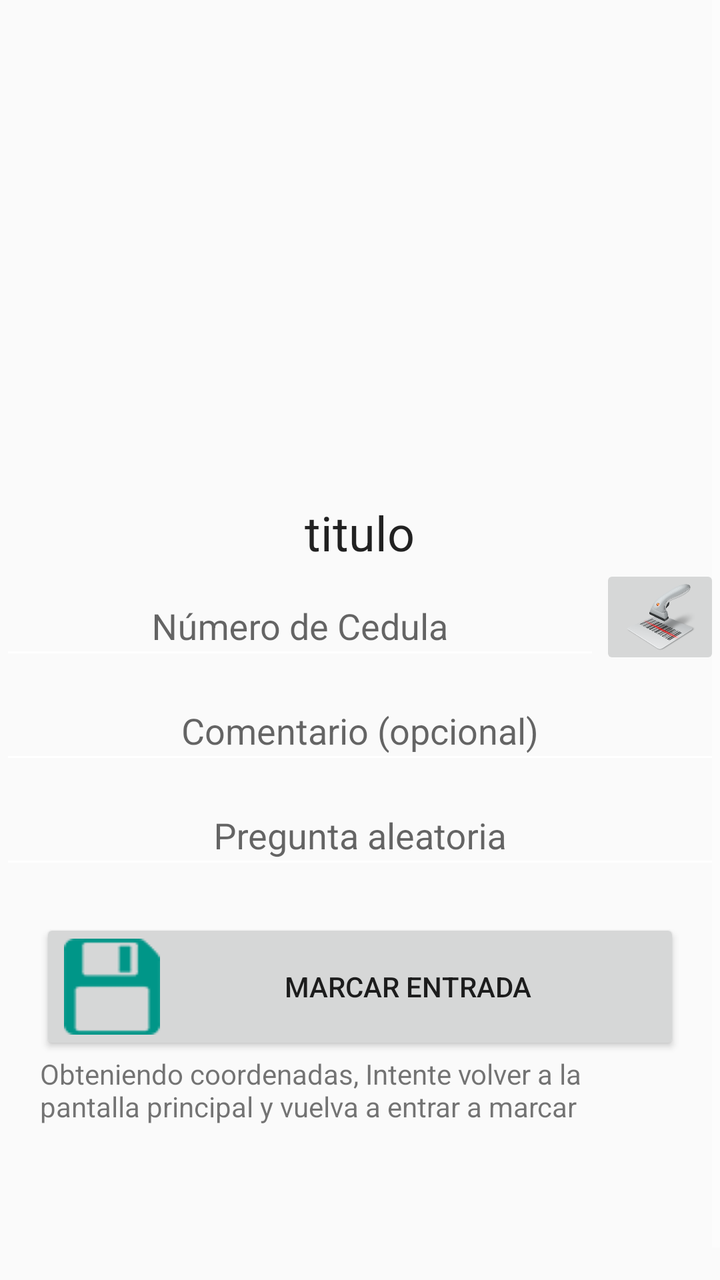
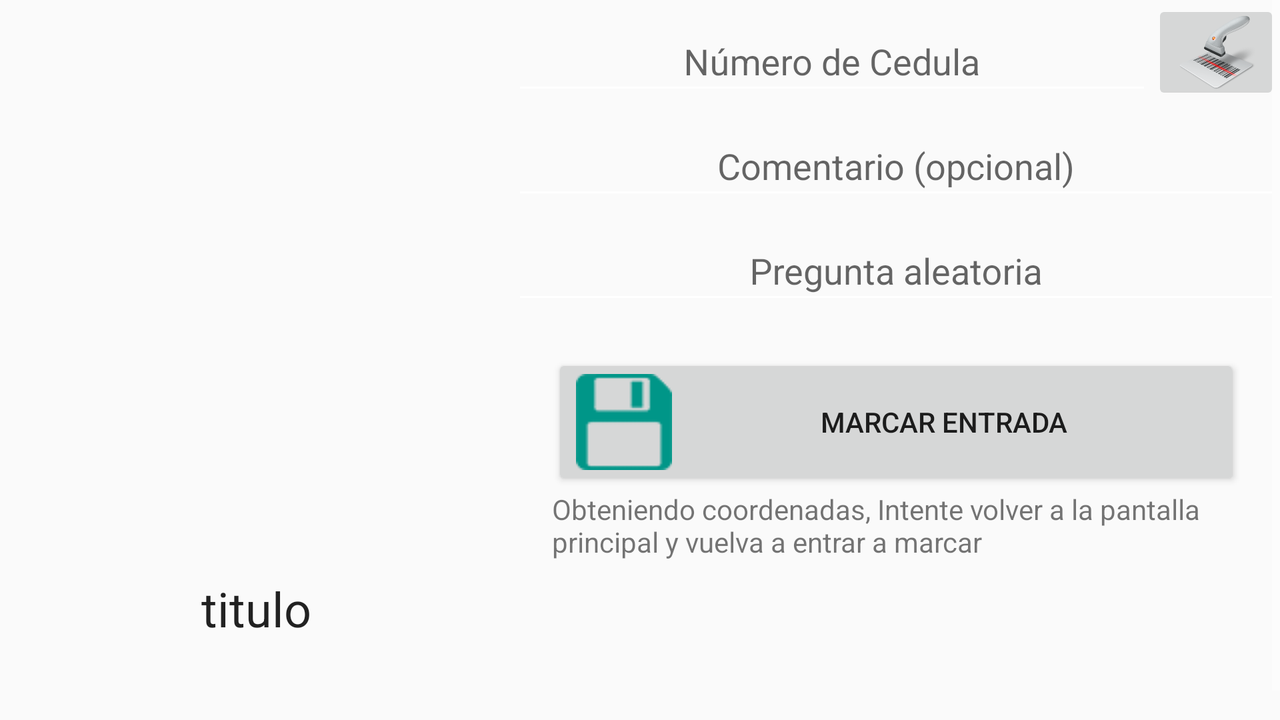

First picture: res/layout/ on a phone held upright. Second picture: the repository's own variant of that layout, on a device whose configuration matches the variant's folder. Source for both follows.
<!-- AndroidManifest.xml: application theme AppTheme -->
<!-- res/layout/details_fragment.xml -->
<?xml version="1.0" encoding="utf-8"?>
<LinearLayout xmlns:android="http://schemas.android.com/apk/res/android"
    xmlns:app="http://schemas.android.com/apk/res-auto"
    xmlns:tools="http://schemas.android.com/tools"
    android:layout_width="match_parent"
    android:layout_height="match_parent"
    android:gravity="center_horizontal"
    android:orientation="vertical">

    <ScrollView
        android:layout_width="match_parent"
        android:layout_height="match_parent">

        <LinearLayout
            android:layout_width="match_parent"
            android:layout_height="match_parent"
            android:gravity="center_horizontal"
            android:orientation="vertical"
            android:paddingBottom="55dp">

            <ImageView
                android:id='@+id/image'
                android:layout_width="@dimen/details_image_size"
                android:layout_height="@dimen/details_image_size"
                android:layout_marginTop="10dp"
                android:scaleType="centerCrop"
                android:transitionName="personImage"
                tools:ignore="ContentDescription,UnusedAttribute" />

            <TextView
                android:id="@+id/tvNombre_DF"
                android:layout_width="wrap_content"
                android:layout_height="wrap_content"
                android:text="titulo"
                android:textAppearance="@style/TextAppearance.AppCompat.Headline" />

            <LinearLayout
                android:layout_width="match_parent"
                android:layout_height="wrap_content"
                android:orientation="horizontal">

                <android.support.design.widget.TextInputLayout
                    android:layout_width="0dp"
                    android:layout_weight="5"
                    android:layout_height="wrap_content"
                    android:hint="Número de Cedula">

                    <EditText
                        android:id="@+id/etCedula_DF"
                        android:layout_width="match_parent"
                        android:layout_height="wrap_content"
                        android:layout_weight="1"
                        android:ems="10"
                        android:gravity="center_horizontal"
                        android:inputType="number"
                        android:maxLength="14" />
                </android.support.design.widget.TextInputLayout>

                <ImageButton
                    android:id="@+id/ibScannCedula_DF"
                    android:scaleType="centerCrop"
                    android:layout_width="0dp"
                    android:layout_height="match_parent"
                    android:layout_weight="1"
                    app:srcCompat="@drawable/ic_bar_code"/>

            </LinearLayout>

            <android.support.design.widget.TextInputLayout
                android:id="@+id/Comentario"
                android:layout_width="match_parent"
                android:layout_height="wrap_content"
                android:hint="Comentario (opcional)">

                <EditText
                    android:id="@+id/etComentario"
                    android:layout_width="match_parent"
                    android:layout_height="wrap_content"
                    android:layout_weight="1"
                    android:ems="10"
                    android:gravity="center_horizontal"
                    android:inputType="textCapSentences" />

            </android.support.design.widget.TextInputLayout>

            <android.support.design.widget.TextInputLayout
                android:id="@+id/TILPreguntaAleatoria_DF"
                android:layout_width="match_parent"
                android:layout_height="wrap_content"
                android:hint="Pregunta aleatoria">

                <EditText
                    android:id="@+id/etPregunttaAleator_Df"
                    android:layout_width="match_parent"
                    android:layout_height="wrap_content"
                    android:layout_weight="1"
                    android:ems="10"
                    android:gravity="center_horizontal"
                    android:inputType="textCapSentences"/>

            </android.support.design.widget.TextInputLayout>

            <LinearLayout
                android:layout_width="match_parent"
                android:layout_height="match_parent"
                android:layout_margin="20dp"
                android:orientation="vertical">

                <Button
                    android:id="@+id/btnMarcarAsistencia"
                    android:layout_width="match_parent"
                    android:layout_height="wrap_content"
                    android:drawableLeft="@drawable/ic_save"
                    android:text="Marcar Entrada" />

                <TextView
                    android:id="@+id/tv_Condicion_de_marcado"
                    android:layout_width="match_parent"
                    android:layout_height="wrap_content"
                    android:text="Obteniendo coordenadas, Intente volver a la pantalla principal y vuelva a entrar a marcar" />

                <TextView
                    android:id="@+id/tv_gps"
                    android:layout_width="match_parent"
                    android:layout_height="wrap_content" />

            </LinearLayout>
        </LinearLayout>
    </ScrollView>
</LinearLayout>
<!-- resources referenced by this layout -->
<resources>
  <dimen name="details_image_size">240dp</dimen>
  <!-- drawable ic_bar_code: png bitmap (drawable, 47004 bytes) -->
  <!-- drawable ic_save: png bitmap (drawable, 634 bytes) -->
  <!-- from res/values-v21/ -->
  <style name="AppTheme" parent="Theme.AppCompat.Light.NoActionBar">
          
          <item name="colorPrimary">@color/colorPrimary</item>
          <item name="colorPrimaryDark">@color/colorPrimaryDark</item>
          <item name="colorAccent">@color/colorAccent</item>
          <item name="android:windowContentTransitions">true</item>
          <item name="colorControlNormal">@android:color/white</item>
      </style>
  <color name="colorPrimary">#3F51B5</color>
  <color name="colorPrimaryDark">#303F9F</color>
  <color name="colorAccent">#072ff9</color>
</resources>
<!-- res/layout-land/details_fragment.xml (the author's variant of the layout above) -->
<!-- drawn on the phone turned sideways -->
<?xml version="1.0" encoding="utf-8"?>
<LinearLayout xmlns:android="http://schemas.android.com/apk/res/android"
    xmlns:tools="http://schemas.android.com/tools"
    xmlns:app="http://schemas.android.com/apk/res-auto"
    android:orientation="vertical"
    android:layout_width="match_parent"
    android:layout_height="match_parent"
    android:gravity="center_horizontal">

    <ScrollView
        android:layout_width="match_parent"
        android:layout_height="match_parent">

        <LinearLayout
            android:layout_width="match_parent"
            android:layout_height="match_parent"
            android:gravity="center_vertical"
            android:orientation="horizontal"
            android:paddingBottom="55dp">

            <LinearLayout
                android:layout_width="0dp"
                android:layout_weight="1"
                android:orientation="vertical"
                android:layout_height="match_parent">
            <ImageView
                android:id='@+id/image'
                android:layout_width="@dimen/details_image_size"
                android:layout_height="@dimen/details_image_size"
                android:layout_marginTop="@dimen/details_top_spacing"
                android:scaleType="centerCrop"
                android:transitionName="personImage"
                tools:ignore="ContentDescription,UnusedAttribute" />

            <TextView
                android:id="@+id/tvNombre_DF"
                android:layout_width="match_parent"
                android:gravity="center"
                android:layout_gravity="center_horizontal"
                android:layout_height="wrap_content"
                android:text="titulo"
                android:textAppearance="@style/TextAppearance.AppCompat.Headline" />

            </LinearLayout>

            <LinearLayout
                android:layout_width="0dp"
                android:layout_height="match_parent"
                android:gravity="center_vertical"
                android:layout_weight="1.5"
                android:orientation="vertical">

                <LinearLayout
                    android:layout_width="match_parent"
                    android:layout_height="wrap_content"
                    android:orientation="horizontal">

                    <android.support.design.widget.TextInputLayout
                        android:layout_width="0dp"
                        android:layout_weight="5"
                        android:layout_height="wrap_content"
                        android:hint="Número de Cedula">

                        <EditText
                            android:id="@+id/etCedula_DF"
                            android:layout_width="match_parent"
                            android:layout_height="wrap_content"
                            android:layout_weight="1"
                            android:ems="10"
                            android:gravity="center_horizontal"
                            android:inputType="number"
                            android:maxLength="14" />
                    </android.support.design.widget.TextInputLayout>

                    <ImageButton
                        android:id="@+id/ibScannCedula_DF"
                        android:scaleType="centerCrop"
                        android:layout_width="0dp"
                        android:layout_height="match_parent"
                        android:layout_weight="1"
                        app:srcCompat="@drawable/ic_bar_code" />


                </LinearLayout>

                <android.support.design.widget.TextInputLayout
                    android:id="@+id/Comentario"
                    android:layout_width="match_parent"
                    android:layout_height="wrap_content"
                    android:hint="Comentario (opcional)">

                    <EditText
                        android:id="@+id/etComentario"
                        android:layout_width="match_parent"
                        android:layout_height="wrap_content"
                        android:layout_weight="1"
                        android:ems="10"
                        android:gravity="center_horizontal"
                        android:inputType="textCapSentences" />

                </android.support.design.widget.TextInputLayout>

                <android.support.design.widget.TextInputLayout
                    android:id="@+id/TILPreguntaAleatoria_DF"
                    android:layout_width="match_parent"
                    android:layout_height="wrap_content"
                    android:hint="Pregunta aleatoria">

                    <EditText
                        android:id="@+id/etPregunttaAleator_Df"
                        android:layout_width="match_parent"
                        android:layout_height="wrap_content"
                        android:layout_weight="1"
                        android:ems="10"
                        android:gravity="center_horizontal"
                        android:inputType="textCapSentences" />

                </android.support.design.widget.TextInputLayout>

                <LinearLayout
                    android:layout_width="match_parent"
                    android:layout_height="match_parent"
                    android:layout_margin="20dp"
                    android:orientation="vertical">


                    <Button
                        android:id="@+id/btnMarcarAsistencia"
                        android:layout_width="match_parent"
                        android:layout_height="wrap_content"
                        android:drawableLeft="@drawable/ic_save"
                        android:text="Marcar Entrada" />

                    <TextView
                        android:id="@+id/tv_Condicion_de_marcado"
                        android:layout_width="match_parent"
                        android:layout_height="wrap_content"
                        android:text="Obteniendo coordenadas, Intente volver a la pantalla principal y vuelva a entrar a marcar" />

                    <TextView
                        android:id="@+id/tv_gps"
                        android:layout_width="match_parent"
                        android:layout_height="wrap_content" />

                </LinearLayout>
            </LinearLayout>
        </LinearLayout>
    </ScrollView>
</LinearLayout>
<!-- resources referenced by the variant -->
<!-- as the phone turned sideways resolves them -->
<resources>
  <dimen name="details_image_size">240dp</dimen>
  <dimen name="details_top_spacing">48dp</dimen>
  <!-- drawable ic_bar_code: png bitmap (drawable, 47004 bytes) -->
  <!-- drawable ic_save: png bitmap (drawable, 634 bytes) -->
  <!-- from res/values-v21/ -->
  <style name="AppTheme" parent="Theme.AppCompat.Light.NoActionBar">
          
          <item name="colorPrimary">@color/colorPrimary</item>
          <item name="colorPrimaryDark">@color/colorPrimaryDark</item>
          <item name="colorAccent">@color/colorAccent</item>
          <item name="android:windowContentTransitions">true</item>
          <item name="colorControlNormal">@android:color/white</item>
      </style>
  <color name="colorPrimary">#3F51B5</color>
  <color name="colorPrimaryDark">#303F9F</color>
  <color name="colorAccent">#072ff9</color>
</resources>
